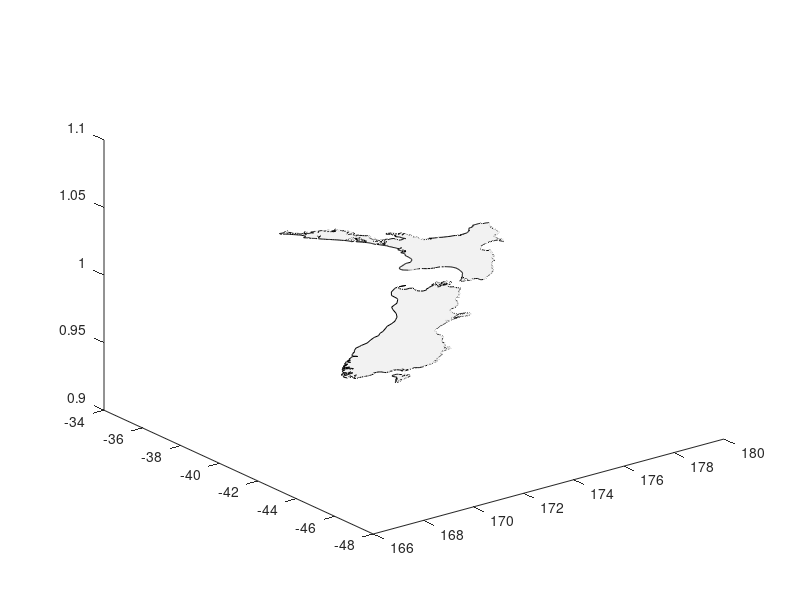

This chart was generated by the following MATLAB code:
function fillnz(fill_color) 
% fillnz(fill_color) plots filled New Zealand outline in current axes
%
% fill_color is any valid color such as 'c' 'm' 'y' or a 3-element
% RGB vector
%
% John Wilkin - from original by Steve Chiswell

nzf = load('nzfill');

if nargin < 1
  fill_color = 0.95*[1 1 1];
end

nextplt_status = get(gca,'nextplot');
set(gca,'nextplot','add')

% fill(nzf.nix,nzf.niy,fill_color,nzf.six,nzf.siy,fill_color,...
%    nzf.ssx,nzf.ssy,fill_color);

fill3(nzf.nix,nzf.niy,ones(size(nzf.nix)),fill_color,...
    nzf.six,nzf.siy,ones(size(nzf.six)),fill_color,...
    nzf.ssx,nzf.ssy,ones(size(nzf.ssx)),fill_color);

set(gca,'nextplot',nextplt_status);

